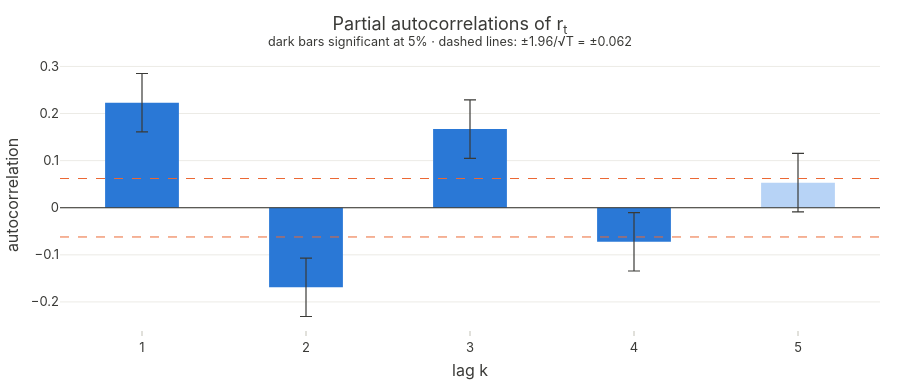

The notebook cell this image was saved under:
### Code cell
correlogram(pacf_r, len(r), "Partial autocorrelations of r<sub>t</sub>", col="pacf")

### Figure 1 — Plotly figure (JSON) as saved in the notebook; plotly's stock layout.template omitted (floating-point values rounded to 4 significant figures)
{"data": [{"customdata": [[0.1609, 0.285, 7.04], [-0.231, -0.1068, -5.332], [0.1049, 0.229, 5.272], [-0.1344, -0.01021, -2.282], [-0.008885, 0.1153, 1.679]], "error_y": {"color": "#3a3a37", "thickness": 1.2, "type": "constant", "value": 0.06207, "width": 6}, "hovertemplate": "lag %{x}<br>estimate = %{y:.4f}<br>95% CI [%{customdata[0]:.3f}, %{customdata[1]:.3f}]<br>z = %{customdata[2]:.2f}<extra></extra>", "marker": {"color": ["#2a78d6", "#2a78d6", "#2a78d6", "#2a78d6", "#b7d3f6"]}, "name": "estimate", "type": "bar", "width": 0.45, "x": [1, 2, 3, 4, 5], "y": [0.223, -0.1689, 0.167, -0.07228, 0.05319]}], "layout": {"height": 380, "shapes": [{"line": {"color": "#eb6834", "dash": "dash", "width": 1}, "type": "line", "x0": 0, "x1": 1, "xref": "x domain", "y0": 0.06207, "y1": 0.06207, "yref": "y"}, {"line": {"color": "#eb6834", "dash": "dash", "width": 1}, "type": "line", "x0": 0, "x1": 1, "xref": "x domain", "y0": -0.06207, "y1": -0.06207, "yref": "y"}, {"line": {"color": "#3a3a37", "width": 1}, "type": "line", "x0": 0, "x1": 1, "xref": "x domain", "y0": 0, "y1": 0, "yref": "y"}], "showlegend": false, "title": {"text": "Partial autocorrelations of r<sub>t</sub><br><sup>dark bars significant at 5% · dashed lines: ±1.96/√T = ±0.062</sup>"}, "xaxis": {"dtick": 1, "tickmode": "linear", "title": {"text": "lag k"}}, "yaxis": {"title": {"text": "autocorrelation"}}}}
